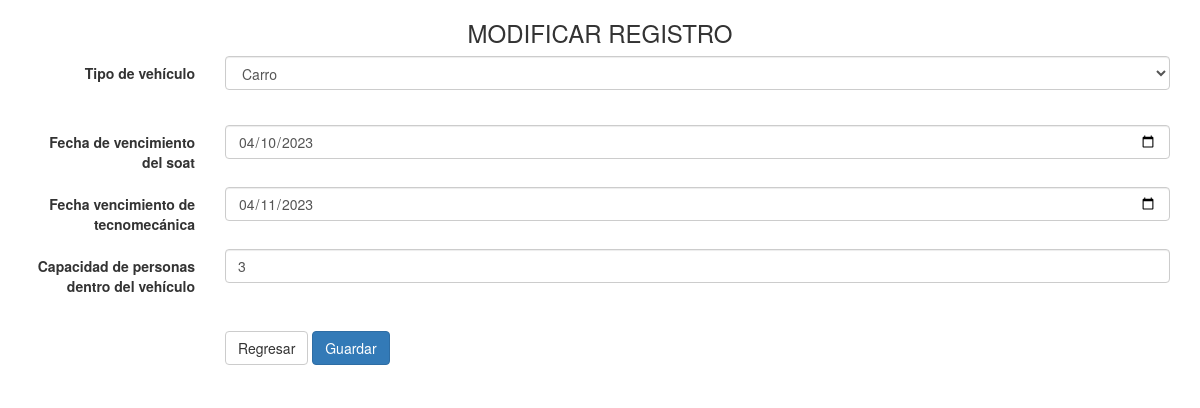
Screenshot of /modificarvehiculo.php?id=123456789 with the database file from the repository.
### tables this page shows
CREATE TABLE `vehiculos` (
  `placa_vehiculo` varchar(20) NOT NULL,
  `id_tipovehiculo` int(11) DEFAULT NULL,
  `fecha_vencimientosoat` date DEFAULT NULL,
  `fecha_vencimientotecno` date DEFAULT NULL,
  `capacidad_personas` int(11) DEFAULT NULL,
  `id_conductor` int(11) DEFAULT NULL
);

### modificarvehiculo.php (the view, shortened to what this page needs)
<?php
    $con = conectar();
    $id = $_GET['id'];
    $consulta = "SELECT * FROM vehiculos where id_conductor=$id ";
    $resul = mysqli_query($con,$consulta);
    $row = $resul->fetch_array(MYSQLI_ASSOC);
?>
<html lang="es">
    <head>
    <link href="css/bootstrap.min.css" rel="stylesheet">
    </head>
    <body>
		<div class="container">
			<div class="row">
				<h3 style="text-align:center">MODIFICAR REGISTRO</h3>
			</div>
			<form class="form-horizontal" method="POST" action="actualizarvehiculo.php" autocomplete="off">
                <div class="form-group">
					<label for="id_tipovehiculo" class="col-sm-2 control-label">Tipo de vehículo</label>
					<div class="col-sm-10">
						<select class="form-control" id="id_tipovehiculo" name="id_tipovehiculo">
							<option value="2"<?php if($row['id_tipovehiculo']=='2') echo 'selected'; ?>>Carro</option>
						</select>
					</div>
				</div><br>
                <div class="form-group">
					<label for="fecha_vencimientosoat" class="col-sm-2 control-label">Fecha de vencimiento del soat</label>
					<div class="col-sm-10">
						<input type="date" class="form-control" id="fecha_vencimientosoat" name="fecha_vencimientosoat" placeholder="Fecha de vencimiento del soat" required value="<?php echo $row['fecha_vencimientosoat']; ?>">
					</div>
				</div>
                <div class="form-group">
					<label for="fecha_vencimientotecno" class="col-sm-2 control-label">Fecha vencimiento de tecnomecánica</label>
					<div class="col-sm-10">
						<input type="date" class="form-control" id="fecha_vencimientotecno" name="fecha_vencimientotecno" placeholder="Fecha vencimiento de tecnomecánica" value="<?php echo $row['fecha_vencimientotecno']; ?>" required>
					</div>
				</div>
                <div class="form-group">
					<label for="capacidad_personas" class="col-sm-2 control-label">Capacidad de personas dentro del vehículo</label>
					<div class="col-sm-10">
						<input type="text" class="form-control" id="capacidad_personas" name="capacidad_personas" placeholder="Capacidad de personas" value="<?php echo $row['capacidad_personas']; ?>"required>
					</div>
				</div><br>
				<div class="form-group">
					<div class="col-sm-offset-2 col-sm-10">
						<a href="conductor.php?id=<?php echo $id ?>" class="btn btn-default">Regresar</a>
						<button type="submit" class="btn btn-primary">Guardar</button>
					</div>
				</div>
			</form>
		</div>
	</body>
</html>

### rows the page displays
vehiculos: id_tipovehiculo "Carro", fecha_vencimientosoat "04/10/2023", fecha_vencimientotecno "04/11/2023", capacidad_personas "3"
